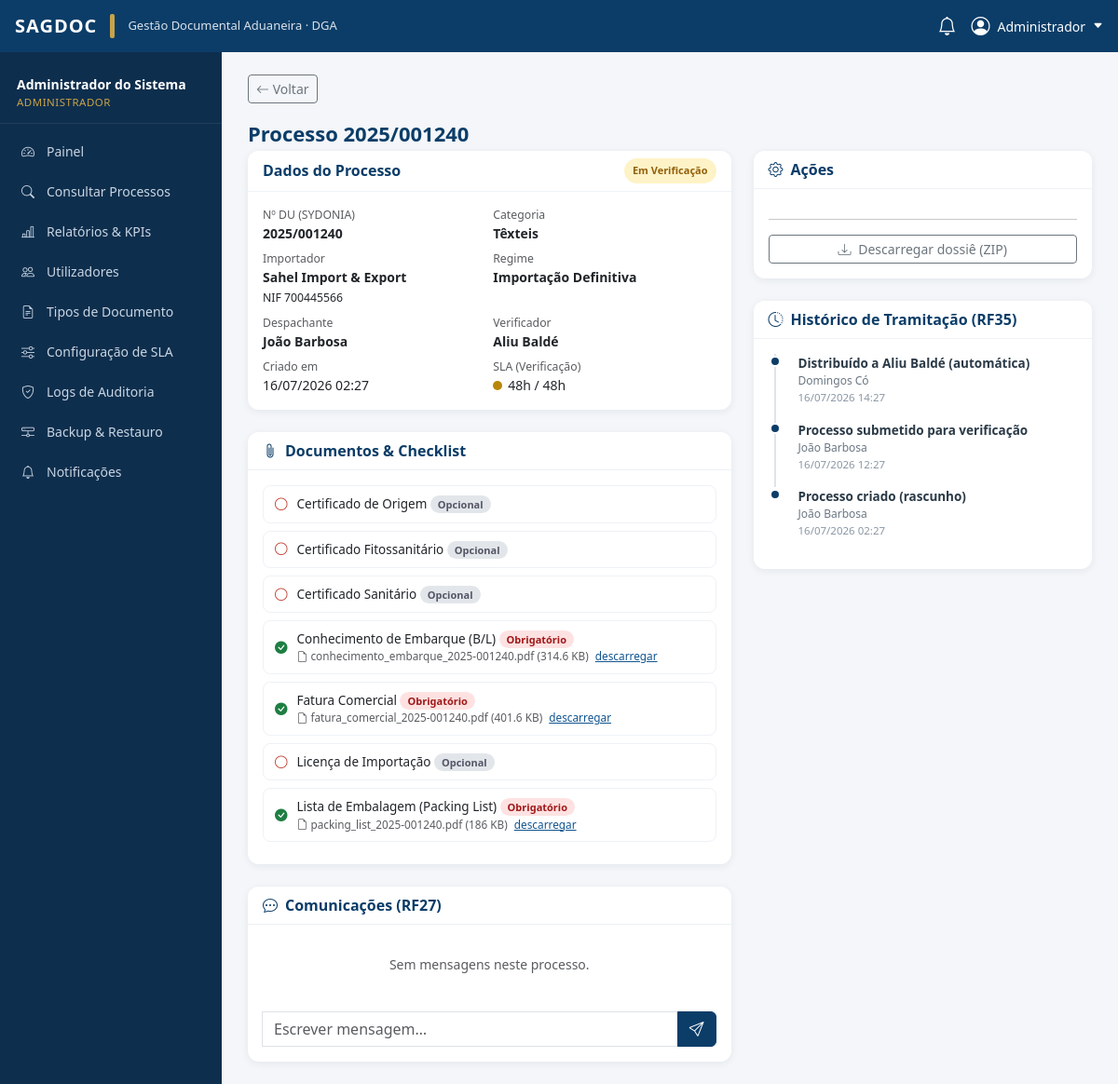
The app's page /processos/2 (signed in) with its own data.
### tables this page shows
CREATE TABLE processos_documentais (
    id INT AUTO_INCREMENT PRIMARY KEY,
    numero_du VARCHAR(20) NOT NULL UNIQUE,
    despachante_id INT NOT NULL,
    importador_id INT NOT NULL,
    categoria VARCHAR(50) NOT NULL,
    regime VARCHAR(30) NOT NULL,
    status ENUM(
        'rascunho','submetido','aguardando_distribuicao','em_verificacao',
        'aguardando_documentos','aprovado_verificador','aprovado_final',
        'rejeitado','cancelado'
    ) NOT NULL DEFAULT 'rascunho',
    verificador_id INT NULL,
    prioridade ENUM('normal','operador_confiavel') NOT NULL DEFAULT 'normal',
    tentativas_submissao INT NOT NULL DEFAULT 0,
    data_criacao TIMESTAMP NOT NULL DEFAULT CURRENT_TIMESTAMP,
    data_submissao DATETIME NULL,
    data_distribuicao DATETIME NULL,
    data_aprovacao_verificador DATETIME NULL,
    data_aprovacao_final DATETIME NULL,
    parecer_tecnico TEXT NULL,
    motivo_rejeicao TEXT NULL,
    observacoes TEXT NULL,
    CONSTRAINT fk_proc_despachante FOREIGN KEY (despachante_id) REFERENCES usuarios(id),
    CONSTRAINT fk_proc_importador FOREIGN KEY (importador_id) REFERENCES importadores(id),
    CONSTRAINT fk_proc_verificador FOREIGN KEY (verificador_id) REFERENCES usuarios(id),
    INDEX idx_proc_numero_du (numero_du),
    INDEX idx_proc_status (status),
    INDEX idx_proc_despachante (despachante_id),
    INDEX idx_proc_verificador (verificador_id),
    INDEX idx_proc_data_submissao (data_submissao)
);

CREATE TABLE importadores (
    id INT AUTO_INCREMENT PRIMARY KEY,
    nome VARCHAR(150) NOT NULL,
    nif VARCHAR(20) NOT NULL UNIQUE,
    endereco TEXT NULL,
    telefone VARCHAR(20) NULL,
    email VARCHAR(100) NULL,
    data_cadastro TIMESTAMP NOT NULL DEFAULT CURRENT_TIMESTAMP,
    INDEX idx_importadores_nif (nif)
);

CREATE TABLE usuarios (
    id INT AUTO_INCREMENT PRIMARY KEY,
    username VARCHAR(50) NOT NULL UNIQUE,
    password_hash VARCHAR(255) NOT NULL,
    nome VARCHAR(100) NOT NULL,
    email VARCHAR(100) NOT NULL UNIQUE,
    telefone VARCHAR(20) NULL,
    perfil ENUM('despachante','verificador','chefe_setor','gestor','administrador','consultor') NOT NULL,
    ativo BOOLEAN NOT NULL DEFAULT TRUE,
    totp_secret VARCHAR(64) NULL,
    totp_ativo BOOLEAN NOT NULL DEFAULT FALSE,
    reset_token VARCHAR(64) NULL,
    reset_token_expira DATETIME NULL,
    data_criacao TIMESTAMP NOT NULL DEFAULT CURRENT_TIMESTAMP,
    ultimo_acesso TIMESTAMP NULL,
    INDEX idx_usuarios_perfil (perfil),
    INDEX idx_usuarios_ativo (ativo)
);

CREATE TABLE tipos_documentos (
    id INT AUTO_INCREMENT PRIMARY KEY,
    nome VARCHAR(100) NOT NULL,
    descricao TEXT NULL,
    formatos_aceites JSON NOT NULL,
    obrigatorio_para JSON NOT NULL,
    validade_meses INT NULL,
    ativo BOOLEAN NOT NULL DEFAULT TRUE
);

CREATE TABLE documentos (
    id INT AUTO_INCREMENT PRIMARY KEY,
    processo_id INT NOT NULL,
    tipo_documento_id INT NOT NULL,
    nome_arquivo VARCHAR(255) NOT NULL,
    caminho_arquivo VARCHAR(500) NOT NULL,
    tamanho_bytes INT NOT NULL,
    hash_sha256 CHAR(64) NOT NULL,
    data_validade DATE NULL,
    data_upload TIMESTAMP NOT NULL DEFAULT CURRENT_TIMESTAMP,
    upload_por INT NOT NULL,
    verificado BOOLEAN NOT NULL DEFAULT FALSE,
    CONSTRAINT fk_doc_processo FOREIGN KEY (processo_id) REFERENCES processos_documentais(id) ON DELETE CASCADE,
    CONSTRAINT fk_doc_tipo FOREIGN KEY (tipo_documento_id) REFERENCES tipos_documentos(id),
    CONSTRAINT fk_doc_upload_por FOREIGN KEY (upload_por) REFERENCES usuarios(id),
    INDEX idx_doc_processo (processo_id),
    INDEX idx_doc_tipo (tipo_documento_id)
);

CREATE TABLE historico_tramitacao (
    id INT AUTO_INCREMENT PRIMARY KEY,
    processo_id INT NOT NULL,
    usuario_id INT NULL,
    data_hora TIMESTAMP NOT NULL DEFAULT CURRENT_TIMESTAMP,
    acao VARCHAR(255) NOT NULL,
    status_anterior VARCHAR(30) NULL,
    status_novo VARCHAR(30) NULL,
    observacao TEXT NULL,
    CONSTRAINT fk_hist_processo FOREIGN KEY (processo_id) REFERENCES processos_documentais(id) ON DELETE CASCADE,
    CONSTRAINT fk_hist_usuario FOREIGN KEY (usuario_id) REFERENCES usuarios(id) ON DELETE SET NULL,
    INDEX idx_hist_processo (processo_id),
    INDEX idx_hist_data (data_hora)
);

### app/Views/processo/detalhe.php (the view, shortened to what the rows shown need)
<?php
$sla = SLAService::status($processo);
$completos = ChecklistService::obrigatoriosCompletos($processo);
?>
<a href="javascript:history.back()" class="btn btn-sm btn-outline-secondary mb-3"><i class="bi bi-arrow-left"></i> Voltar</a>
<div class="page-title">Processo <?= e($processo['numero_du']) ?></div>
<div class="row g-4">
  <div class="col-lg-7">
    <div class="card-soft card mb-4">
      <div class="card-header d-flex justify-content-between align-items-center">
        <span>Dados do Processo</span>
        <span class="badge-st st-<?= e($processo['status']) ?>"><?= e(status_label($processo['status'])) ?></span>
      </div>
      <div class="card-body">
        <div class="row g-2" style="font-size:14px">
          <div class="col-6"><small class="text-muted d-block">Nº DU (SYDONIA)</small><b><?= e($processo['numero_du']) ?></b></div>
          <div class="col-6"><small class="text-muted d-block">Categoria</small><b><?= e($processo['categoria']) ?></b></div>
          <div class="col-6"><small class="text-muted d-block">Importador</small><b><?= e($processo['importador_nome']) ?></b><br><small>NIF <?= e($processo['importador_nif']) ?></small></div>
          <div class="col-6"><small class="text-muted d-block">Regime</small><b><?= e($processo['regime']) ?></b></div>
          <div class="col-6"><small class="text-muted d-block">Despachante</small><b><?= e($processo['despachante_nome']) ?></b></div>
          <div class="col-6"><small class="text-muted d-block">Verificador</small><b><?= e($processo['verificador_nome'] ?? '—') ?></b></div>
          <div class="col-6"><small class="text-muted d-block">Criado em</small><?= fmt_datahora($processo['data_criacao']) ?></div>
          <div class="col-6"><small class="text-muted d-block">SLA (<?= e($sla['fase']) ?>)</small><span class="sla-dot sla-<?= e($sla['cor']) ?>"></span><?= e($sla['label']) ?></div>
        </div>
      </div>
    </div>
    <div class="card-soft card mb-4">
      <div class="card-body">
        <?php foreach ($checklist as $item): ?>
          <div class="checklist-item">
            <i class="bi <?= $item['enviado'] ? 'bi-check-circle-fill doc-ok' : 'bi-circle doc-miss' ?>"></i>
            <div class="flex-grow-1">
              <div><?= e($item['nome']) ?> <span class="flag <?= $item['obrigatorio'] ? 'flag-ob' : 'flag-op' ?>"><?= $item['obrigatorio'] ? 'Obrigatório' : 'Opcional' ?></span></div>
              <?php foreach ($item['documentos'] as $doc): ?>
                <small class="text-muted d-block">
                  <i class="bi bi-file-earmark"></i> <?= e($doc['nome_arquivo']) ?> (<?= fmt_bytes((int) $doc['tamanho_bytes']) ?>)
                  <a href="/documentos/<?= (int) $doc['id'] ?>" class="ms-1" target="_blank">descarregar</a>
                </small>
              <?php endforeach; ?>
            </div>
          </div>
        <?php endforeach; ?>
      </div>
    </div>
  </div>
  <div class="col-lg-5">
    <div class="card-soft card">
      <div class="card-body">
        <ul class="timeline">
          <?php foreach ($historico as $h): ?>
            <li>
              <div class="t-what"><?= e($h['acao']) ?></div>
              <div class="t-who"><?= e($h['usuario_nome'] ?? 'Sistema') ?></div>
              <div class="t-when"><?= fmt_datahora($h['data_hora']) ?></div>
            </li>
          <?php endforeach; ?>
        </ul>
      </div>
    </div>
  </div>
</div>

### records on screen
processos_documentais: numero_du "2025/001240", status "Em Verificação", categoria "Têxteis", importador.nome "Sahel Import & Export", importador.nif "700445566", regime "Importação Definitiva", despachante.nome "João Barbosa", verificador.nome "Aliu Baldé", data_criacao "16/07/2026 02:27"
tipos_documentos: nome "Certificado de Origem", shows "Opcional"
tipos_documentos: nome "Certificado Fitossanitário", shows "Opcional"
tipos_documentos: nome "Certificado Sanitário", shows "Opcional"
documentos: nome_arquivo "conhecimento_embarque_2025-001240.pdf", tamanho_bytes "314.6 KB"
documentos: nome_arquivo "fatura_comercial_2025-001240.pdf", tamanho_bytes "401.6 KB"
tipos_documentos: nome "Licença de Importação", shows "Opcional"
documentos: nome_arquivo "packing_list_2025-001240.pdf", tamanho_bytes "186 KB"
historico_tramitacao: acao "Distribuído a Aliu Baldé (automática)", usuario.nome "Domingos Có", data_hora "16/07/2026 14:27"
historico_tramitacao: acao "Processo submetido para verificação", usuario.nome "João Barbosa", data_hora "16/07/2026 12:27"
historico_tramitacao: acao "Processo criado (rascunho)", usuario.nome "João Barbosa", data_hora "16/07/2026 02:27"

### other values on screen
explode(' ', $usuarioLogado['nome'])[0] "Administrador"
$usuarioLogado['nome'] "Administrador do Sistema"
perfil_label($usuarioLogado['perfil']) "ADMINISTRADOR"
$item['label'] "Painel"
$item['label'] "Consultar Processos"
$item['label'] "Relatórios & KPIs"
$item['label'] "Utilizadores"
$item['label'] "Tipos de Documento"
$item['label'] "Configuração de SLA"
$item['label'] "Logs de Auditoria"
$item['label'] "Backup & Restauro"
$item['label'] "Notificações"
$sla['fase'] "Verificação"
$sla['label'] "48h / 48h"
$item['nome'] "Conhecimento de Embarque (B/L)"
